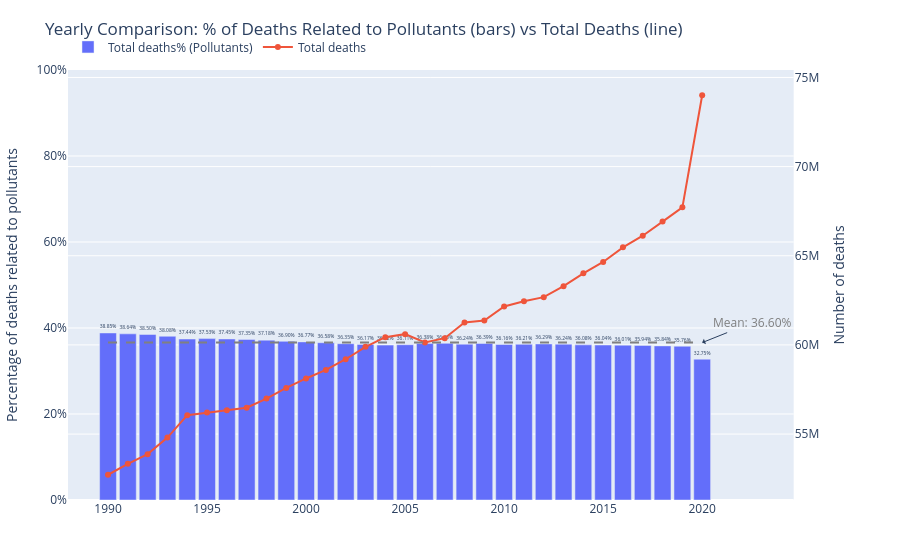

The code cell stored with this chart in its notebook:
### Code cell
def plot_pollutant_deaths_plotly(df: pd.DataFrame, filtered_df: pd.DataFrame):
    """Interactive Plotly chart:
    - Bars = % of deaths related to pollutants (left Y axis, 0–100%)
    - Line = total deaths (right Y axis)
    - Optionally saves to HTML if `save_html` path is provided
    """
    # Aggregate
    yearly_deaths_total = df.groupby('Year', as_index=False)['Deaths'].sum().rename(columns={'Deaths': 'Deaths_total'})
    yearly_deaths_filtered = filtered_df.groupby('Year', as_index=False)['Deaths'].sum().rename(columns={'Deaths': 'Deaths_filtered'})
    yearly_comparison = pd.merge(yearly_deaths_total, yearly_deaths_filtered, on='Year', how='outer')

    # Compute percentage
    yearly_comparison['percentage'] = (yearly_comparison['Deaths_filtered'] / yearly_comparison['Deaths_total']) * 100
    yearly_comparison.replace([np.inf, -np.inf], np.nan, inplace=True)
    yearly_comparison['percentage'] = yearly_comparison['percentage'].fillna(0.0)

    # Format
    yearly_comparison['Deaths_total'] = yearly_comparison['Deaths_total'].round(0).astype('Int64')
    yearly_comparison['Deaths_filtered'] = yearly_comparison['Deaths_filtered'].round(0).astype('Int64')
    yearly_comparison['percentage'] = yearly_comparison['percentage'].round(2)
    yearly_comparison = yearly_comparison.sort_values('Year')

    # Build plot
    fig = make_subplots(specs=[[{"secondary_y": True}]])
    
    # Bars (percentage)
    fig.add_bar(
        x=yearly_comparison['Year'],
        y=yearly_comparison['percentage'],
        text=[f"{v:.2f}%" for v in yearly_comparison['percentage']],
        textposition='outside',
        name='Total deaths% (Pollutants)',
        hovertemplate=(
            "<br><b>Year %{x}</b><br>"
            "Percentage: %{y:.2f}%<br>"
            "Absolute: %{customdata[0]:,}<br>"
        ),
        customdata=np.stack([
            yearly_comparison['Deaths_filtered'].fillna(0).astype(int),
            yearly_comparison['Deaths_total'].fillna(0).astype(int)
        ], axis=-1),
        offsetgroup=0,
        showlegend=True,
    )

    # Line (total deaths)
    fig.add_trace(
        go.Scatter(
            x=yearly_comparison['Year'],
            y=yearly_comparison['Deaths_total'],
            mode='lines+markers',
            name='Total deaths',
            hovertemplate="<b>Year %{x}</b><br>Total deaths: %{y:,}<extra></extra>",
        ),
        secondary_y=True
    )

    # Axes
    fig.update_yaxes(title_text="Percentage of deaths related to pollutants", range=[0, 100],
                     ticksuffix="%", secondary_y=False)
    fig.update_yaxes(title_text="Number of deaths", secondary_y=True)

    # Layout
    fig.update_layout(
        title="Yearly Comparison: % of Deaths Related to Pollutants (bars) vs Total Deaths (line)",
        bargap=0.15,
        hovermode="x unified",
        legend=dict(orientation="h", yanchor="bottom", y=1.02, xanchor="left", x=0),
        margin=dict(l=60, r=60, t=70, b=60)
    )
    
    # Add mean percentage line
    mean_percentage = yearly_comparison['percentage'].mean()
    fig.add_shape(
        type="line",
        x0=yearly_comparison['Year'].min(),
        x1=yearly_comparison['Year'].max(),
        y0=mean_percentage,
        y1=mean_percentage,
        line=dict(color="gray", width=2, dash="dash"),
        xref="x",
        yref="y"
    )
    
    # Add annotation for mean line
    fig.add_annotation(
        x=yearly_comparison['Year'].max(),
        y=mean_percentage,
        text=f"Mean: {mean_percentage:.2f}%",
        showarrow=True,
        arrowhead=1,
        ax=50,
        ay=-20,
        font=dict(size=12, color="gray")
    )

    return fig

fig = plot_pollutant_deaths_plotly(df, filtered_df)
fig.show()

### Figure 1 — Plotly figure (JSON) as saved in the notebook; plotly's stock layout.template omitted (floating-point values rounded to 4 significant figures)
{"data": [{"customdata": [[20483795, 52719639], [20608717, 53331710], [20743168, 53876040], [20867555, 54805146], [20990515, 56062488], [21095296, 56210762], [21101321, 56342479], [21092137, 56478826], [21187623, 56990326], [21249157, 57586330], [21372189, 58119326], [21438378, 58600855], [21519932, 59198439], [21663837, 59891455], [21769150, 60434461], [21886366, 60604904], [21879228, 60137294], [21994540, 60377912], [22201773, 61255606], [22330546, 61370575], [22476497, 62157291], [22613555, 62451561], [22747493, 62680384], [22939583, 63297409], [23094684, 64017493], [23297893, 64651583], [23573288, 65472252], [23765631, 66125721], [23983363, 66915736], [24214030, 67716127], [24233344, 74002654]], "hovertemplate": "<br><b>Year %{x}</b><br>Percentage: %{y:.2f}%<br>Absolute: %{customdata[0]:,}<br>", "name": "Total deaths% (Pollutants)", "offsetgroup": "0", "showlegend": true, "text": ["38.85%", "38.64%", "38.50%", "38.08%", "37.44%", "37.53%", "37.45%", "37.35%", "37.18%", "36.90%", "36.77%", "36.58%", "36.35%", "36.17%", "36.02%", "36.11%", "36.38%", "36.43%", "36.24%", "36.39%", "36.16%", "36.21%", "36.29%", "36.24%", "36.08%", "36.04%", "36.01%", "35.94%", "35.84%", "35.76%", "32.75%"], "textposition": "outside", "type": "bar", "x": [1990, 1991, 1992, 1993, 1994, 1995, 1996, 1997, 1998, 1999, 2000, 2001, 2002, 2003, 2004, 2005, 2006, 2007, 2008, 2009, 2010, 2011, 2012, 2013, 2014, 2015, 2016, 2017, 2018, 2019, 2020], "y": [38.85, 38.64, 38.5, 38.08, 37.44, 37.53, 37.45, 37.35, 37.18, 36.9, 36.77, 36.58, 36.35, 36.17, 36.02, 36.11, 36.38, 36.43, 36.24, 36.39, 36.16, 36.21, 36.29, 36.24, 36.08, 36.04, 36.01, 35.94, 35.84, 35.76, 32.75]}, {"hovertemplate": "<b>Year %{x}</b><br>Total deaths: %{y:,}<extra></extra>", "mode": "lines+markers", "name": "Total deaths", "type": "scatter", "x": [1990, 1991, 1992, 1993, 1994, 1995, 1996, 1997, 1998, 1999, 2000, 2001, 2002, 2003, 2004, 2005, 2006, 2007, 2008, 2009, 2010, 2011, 2012, 2013, 2014, 2015, 2016, 2017, 2018, 2019, 2020], "xaxis": "x", "y": [52719639, 53331710, 53876040, 54805146, 56062488, 56210762, 56342479, 56478826, 56990326, 57586330, 58119326, 58600855, 59198439, 59891455, 60434461, 60604904, 60137294, 60377912, 61255606, 61370575, 62157291, 62451561, 62680384, 63297409, 64017493, 64651583, 65472252, 66125721, 66915736, 67716127, 74002654], "yaxis": "y2"}], "layout": {"annotations": [{"arrowhead": 1, "ax": 50, "ay": -20, "font": {"color": "gray", "size": 12}, "showarrow": true, "text": "Mean: 36.60%", "x": 2020, "y": 36.6}], "bargap": 0.15, "hovermode": "x unified", "legend": {"orientation": "h", "x": 0, "xanchor": "left", "y": 1.02, "yanchor": "bottom"}, "margin": {"b": 60, "l": 60, "r": 60, "t": 70}, "shapes": [{"line": {"color": "gray", "dash": "dash", "width": 2}, "type": "line", "x0": 1990, "x1": 2020, "xref": "x", "y0": 36.6, "y1": 36.6, "yref": "y"}], "title": {"text": "Yearly Comparison: % of Deaths Related to Pollutants (bars) vs Total Deaths (line)"}, "xaxis": {"anchor": "y", "domain": [0, 0.94]}, "yaxis": {"anchor": "x", "domain": [0, 1], "range": [0, 100], "ticksuffix": "%", "title": {"text": "Percentage of deaths related to pollutants"}}, "yaxis2": {"anchor": "x", "overlaying": "y", "side": "right", "title": {"text": "Number of deaths"}}}}
